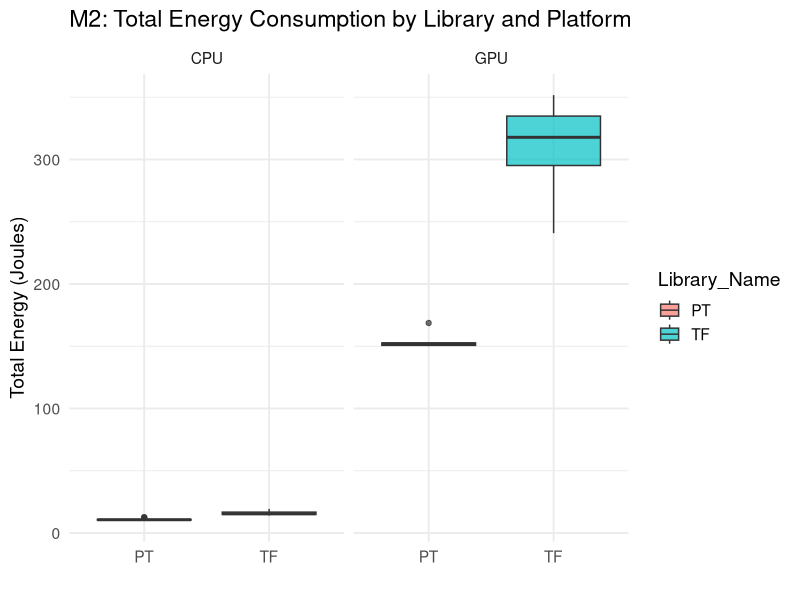
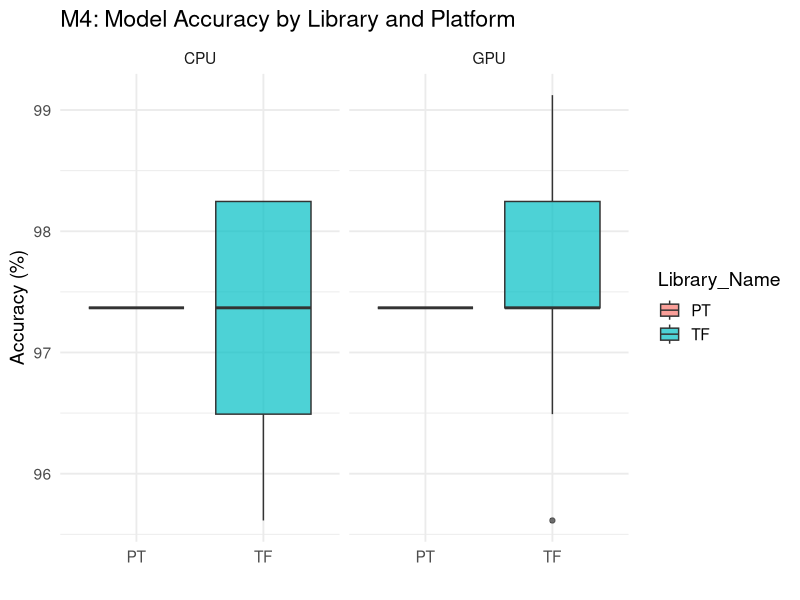
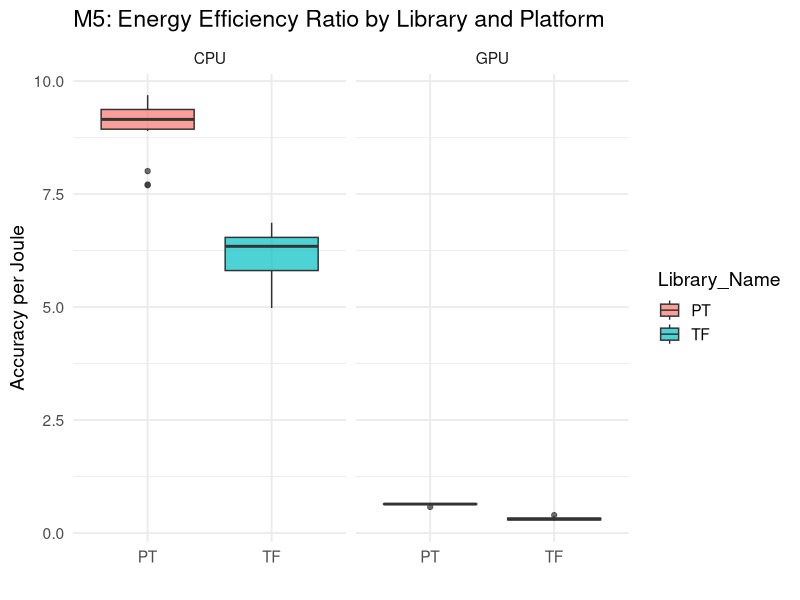
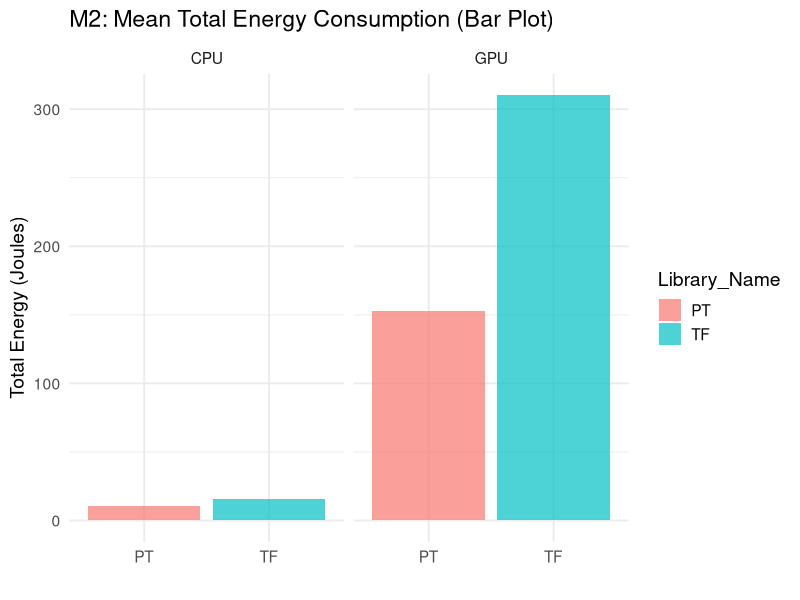
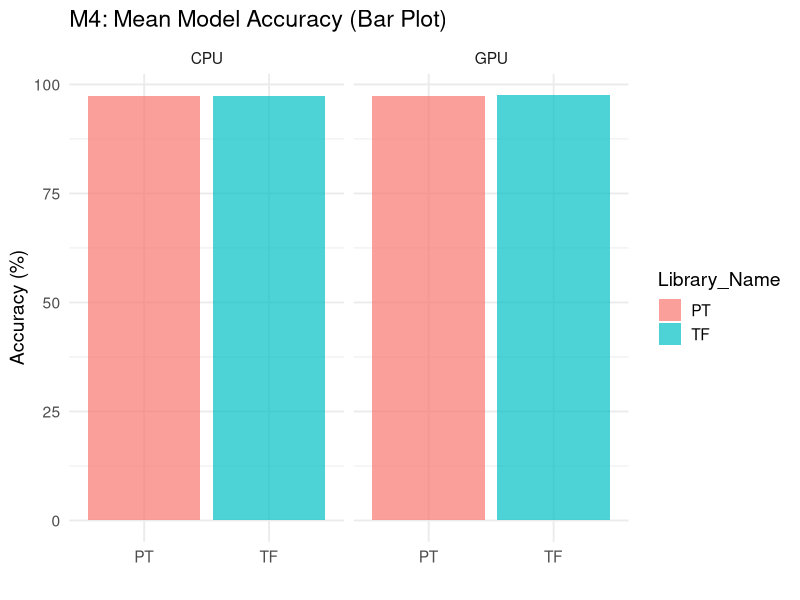
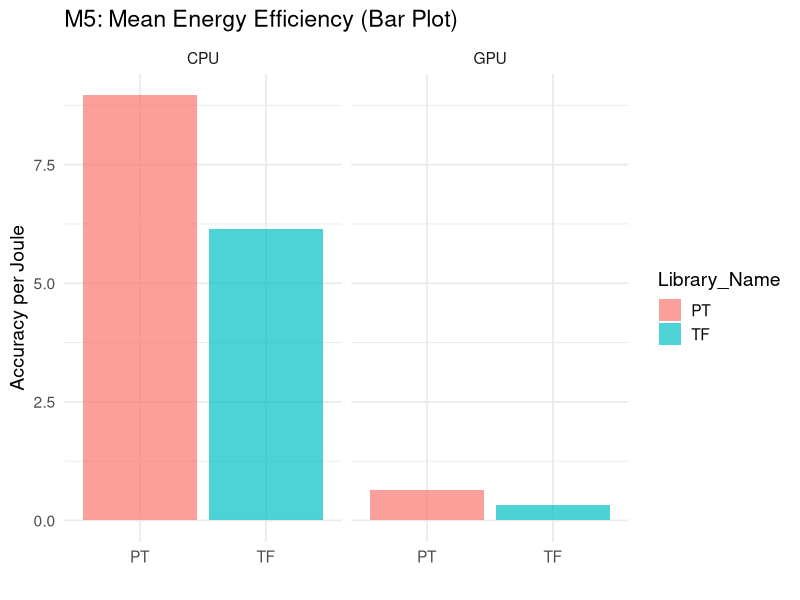
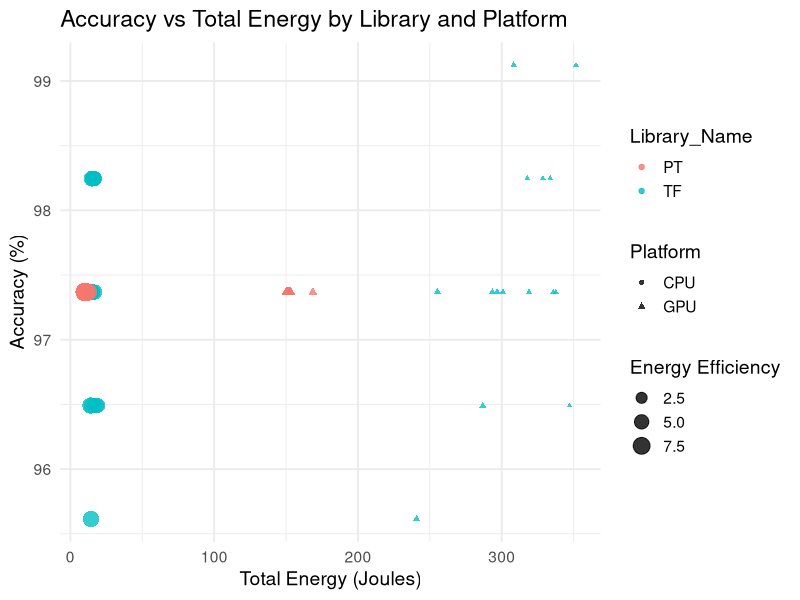
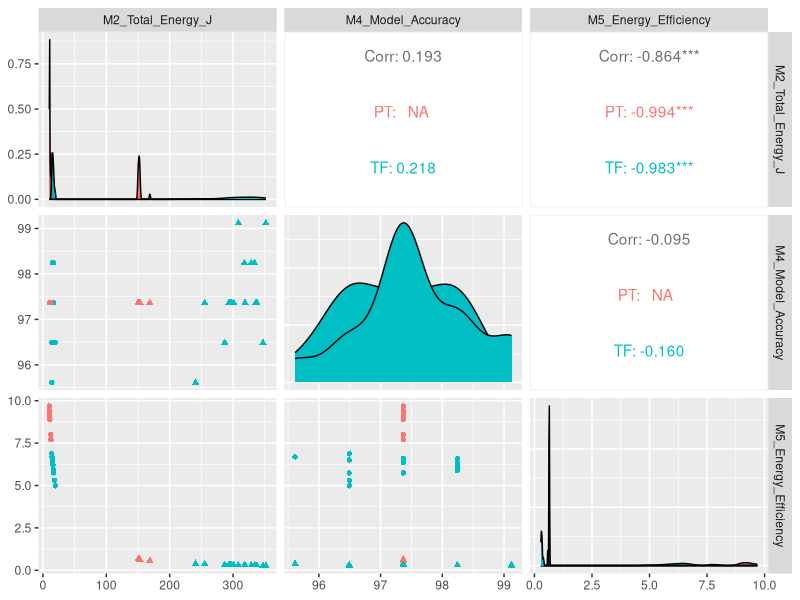

Reproduce these figures in R, in order.
# Comparison: PyTorch and TensorFlow, on CPU/GPU run on Laptop
# Load Required Libraries
library(dplyr)
library(ggplot2)
library(readr)
library(GGally)

# Load Data
cpu <- read_csv("results/run_table_CPU.csv")
gpu <- read_csv("results/run_table_GPU.csv")

# Add platform column
cpu <- cpu %>% mutate(Platform = "CPU")
gpu <- gpu %>% mutate(Platform = "GPU")

# Combine datasets
df <- bind_rows(cpu, gpu)

# Compute Metrics
df <- df %>%
  mutate(
    M2_Total_Energy_J = Total_Energy_J,
    M4_Model_Accuracy = Accuracy_Pct,
    M5_Energy_Efficiency = Accuracy_Pct / Total_Energy_J
  )

# Summary Statistics
summary_table <- df %>%
  group_by(Platform, Library_Name) %>%
  summarise(
    Mean_M2 = mean(M2_Total_Energy_J),
    SD_M2 = sd(M2_Total_Energy_J),
    Mean_M4 = mean(M4_Model_Accuracy),
    SD_M4 = sd(M4_Model_Accuracy),
    Mean_M5 = mean(M5_Energy_Efficiency),
    SD_M5 = sd(M5_Energy_Efficiency),
    .groups = "drop"
  )

print(summary_table)

# Boxplots
# M2: Total Energy Consumption
ggplot(df, aes(x = Library_Name, y = M2_Total_Energy_J, fill = Library_Name)) +
  geom_boxplot(alpha = 0.7) +
  facet_wrap(~Platform) +
  labs(
    title = "M2: Total Energy Consumption by Library and Platform",
    y = "Total Energy (Joules)",
    x = ""
  ) +
  theme_minimal(base_size = 14)

# M4: Model Accuracy
ggplot(df, aes(x = Library_Name, y = M4_Model_Accuracy, fill = Library_Name)) +
  geom_boxplot(alpha = 0.7) +
  facet_wrap(~Platform) +
  labs(
    title = "M4: Model Accuracy by Library and Platform",
    y = "Accuracy (%)",
    x = ""
  ) +
  theme_minimal(base_size = 14)

# M5: Energy Efficiency
ggplot(df, aes(x = Library_Name, y = M5_Energy_Efficiency, fill = Library_Name)) +
  geom_boxplot(alpha = 0.7) +
  facet_wrap(~Platform) +
  labs(
    title = "M5: Energy Efficiency Ratio by Library and Platform",
    y = "Accuracy per Joule",
    x = ""
  ) +
  theme_minimal(base_size = 14)

# Bar Plots
bar_metrics <- function(metric_col, y_label, title_text) {
  df %>%
    group_by(Platform, Library_Name) %>%
    summarise(Mean = mean(.data[[metric_col]]), .groups = "drop") %>%
    ggplot(aes(x = Library_Name, y = Mean, fill = Library_Name)) +
    geom_col(alpha = 0.7) +
    facet_wrap(~Platform) +
    labs(title = title_text, y = y_label, x = "") +
    theme_minimal(base_size = 14)
}

bar_metrics("M2_Total_Energy_J", "Total Energy (Joules)", "M2: Mean Total Energy Consumption (Bar Plot)")
bar_metrics("M4_Model_Accuracy", "Accuracy (%)", "M4: Mean Model Accuracy (Bar Plot)")
bar_metrics("M5_Energy_Efficiency", "Accuracy per Joule", "M5: Mean Energy Efficiency (Bar Plot)")

# Scatter Plots: Energy vs Accuracy
ggplot(df, aes(x = Total_Energy_J, y = Accuracy_Pct, color = Library_Name, shape = Platform, size = M5_Energy_Efficiency)) +
  geom_point(alpha = 0.8) +
  labs(
    title = "Accuracy vs Total Energy by Library and Platform",
    x = "Total Energy (Joules)",
    y = "Accuracy (%)",
    size = "Energy Efficiency"
  ) +
  theme_minimal(base_size = 14)

# Scatter Matrix
ggpairs(
  df,
  columns = c("M2_Total_Energy_J", "M4_Model_Accuracy", "M5_Energy_Efficiency"),
  mapping = aes(color = Library_Name, shape = Platform)
)

# ANOVA
aov_m2 <- aov(M2_Total_Energy_J ~ Library_Name * Platform, data = df)
aov_m4 <- aov(M4_Model_Accuracy ~ Library_Name * Platform, data = df)
aov_m5 <- aov(M5_Energy_Efficiency ~ Library_Name * Platform, data = df)

summary(aov_m2)
summary(aov_m4)
summary(aov_m5)

# Kruskal-Wallis
kruskal.test(M2_Total_Energy_J ~ interaction(Library_Name, Platform), data = df)
kruskal.test(M4_Model_Accuracy ~ interaction(Library_Name, Platform), data = df)
kruskal.test(M5_Energy_Efficiency ~ interaction(Library_Name, Platform), data = df)
